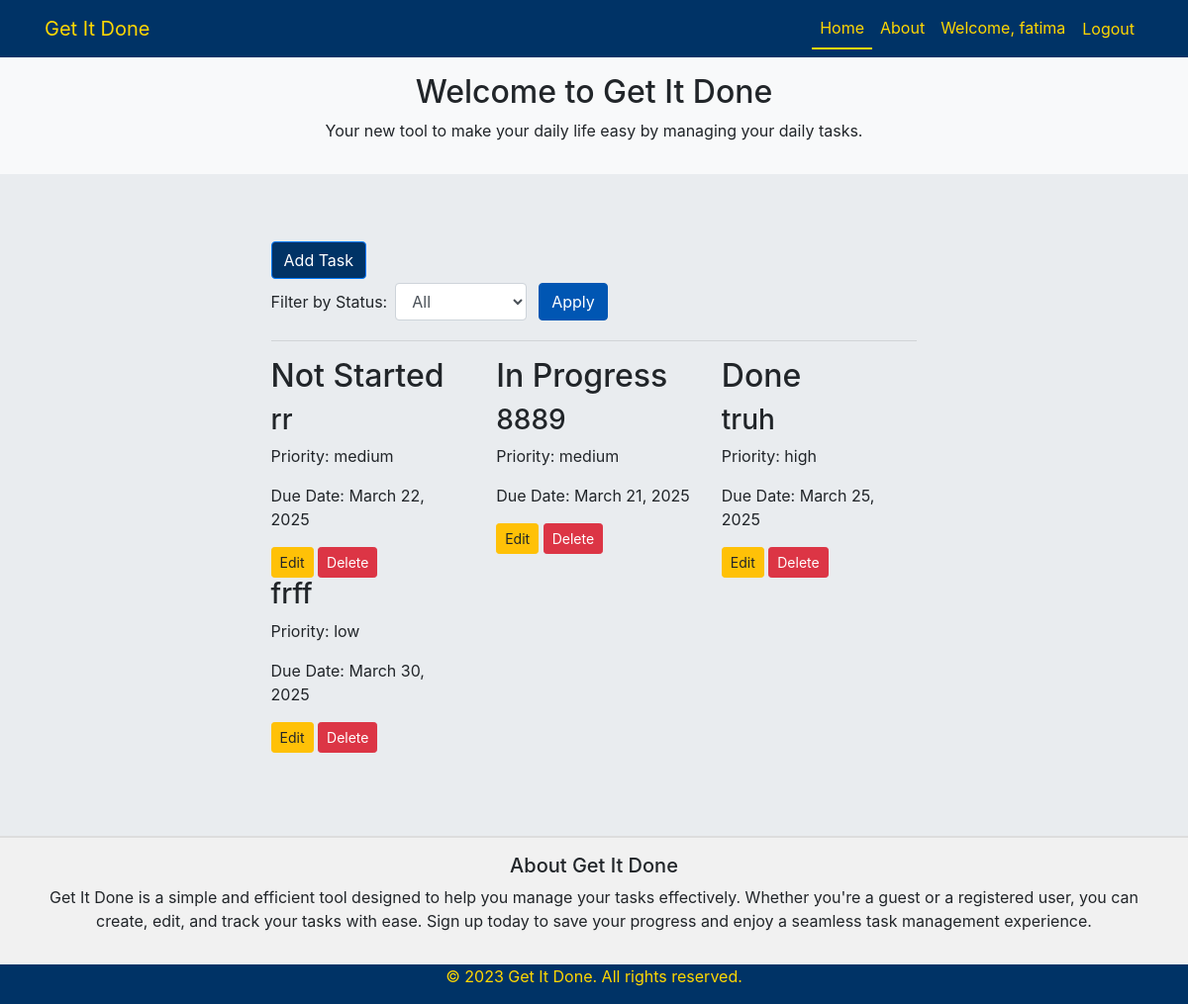
The app's page / (signed in) with its own data.
### tasks/models.py (models this page shows, shortened)
class Task(models.Model):
    PRIORITY_CHOICES = [
        ('low', 'Low'),
        ('medium', 'Medium'),
        ('high', 'High'),
    ]
    STATUS_CHOICES = [
        ('not_started', 'Not Started'),
        ('in_progress', 'In Progress'),
        ('done', 'Done'),
    ]
    title = models.CharField(max_length=255)
    description = models.TextField()
    user = models.ForeignKey(User, on_delete=models.CASCADE, null=True, blank=True)
    priority = models.CharField(max_length=50, choices=PRIORITY_CHOICES)
    status = models.CharField(max_length=50, choices=STATUS_CHOICES)
    due_date = models.DateField()
    created_at = models.DateTimeField(auto_now_add=True)

### tasks/views.py (the view, shortened to what this page needs)
# urls.py: path('', views.home_view, name='home'),
def home_view(request):
    if request.user.is_authenticated:
        priority = request.GET.get('priority')
        status_filter = request.GET.get('status_filter')
        tasks = Task.objects.filter(user=request.user)
        if priority:
            tasks = tasks.filter(priority=priority)
        if status_filter:
            tasks = tasks.filter(status=status_filter)
        tasks = tasks.order_by('-priority', 'status')  # Order by priority in descending order and status
        guest_tasks = []
    return render(request, 'tasks/home.html', {'tasks': tasks, 'guest_tasks': guest_tasks})

### tasks/templates/tasks/home.html (shortened to what this page needs)
{% extends 'tasks/base.html' %}
{% block content %}
<div class="kanban-wrapper center-content" style="padding: 20px;">
    <div class="kanban-header">
        <a href="{% url 'create_task' %}" class="btn btn-primary btn-add-task" aria-label="Add Task" style="background-color: #003366;">Add Task</a>
        <form method="get" action=".">
            <div class="form-inline">
                <label for="status_filter" class="mr-2">Filter by Status:</label>
                <select name="status_filter" id="status_filter" class="form-control mr-2" aria-label="Filter by Status">
                    <option value="">All</option>
                </select>
                <button type="submit" class="btn btn-navbar btn-custom" aria-label="Apply Filter">Apply</button>
            </div>
        </form>
    </div>
    <hr>
    <section class="kanban-board row" aria-label="Kanban Board">
        {% if user.is_authenticated %}
            <article class="kanban-column col-md-4" id="not-started" aria-labelledby="not-started-header">
                <header>
                    <h2 id="not-started-header">Not Started</h2>
                </header>
                {% for task in tasks %}
                    {% if task.status == 'not_started' %}
                        <div class="kanban-card draggable" draggable="true" data-task-id="{{ task.id }}" aria-label="Task {{ task.title }}">
                            <h3>{{ task.title }}</h3>
                            <p>Priority: {{ task.priority }}</p>
                            <p>Due Date: {{ task.due_date }}</p>
                            <div>
                                <a href="{% url 'edit_task' task.id %}" class="btn btn-sm btn-warning" aria-label="Edit Task">Edit</a>
                                <a href="{% url 'delete_task' task.id %}" class="btn btn-sm btn-danger delete-button" data-task-id="{{ task.id }}" aria-label="Delete Task">Delete</a>
                            </div>
                        </div>
                    {% endif %}
                {% endfor %}
            </article>
            <article class="kanban-column col-md-4" id="in-progress" aria-labelledby="in-progress-header">
                <header>
                    <h2 id="in-progress-header">In Progress</h2>
                </header>
                {% for task in tasks %}
                    {% if task.status == 'in_progress' %}
                        <div class="kanban-card draggable" draggable="true" data-task-id="{{ task.id }}" aria-label="Task {{ task.title }}">
                            <h3>{{ task.title }}</h3>
                            <p>Priority: {{ task.priority }}</p>
                            <p>Due Date: {{ task.due_date }}</p>
                            <div>
                                <a href="{% url 'edit_task' task.id %}" class="btn btn-sm btn-warning" aria-label="Edit Task">Edit</a>
                                <a href="{% url 'delete_task' task.id %}" class="btn btn-sm btn-danger delete-button" data-task-id="{{ task.id }}" aria-label="Delete Task">Delete</a>
                            </div>
                        </div>
                    {% endif %}
                {% endfor %}
            </article>
            <article class="kanban-column col-md-4" id="done" aria-labelledby="done-header">
                <header>
                    <h2 id="done-header">Done</h2>
                </header>
                {% for task in tasks %}
                    {% if task.status == 'done' %}
                        <div class="kanban-card draggable" draggable="true" data-task-id="{{ task.id }}" aria-label="Task {{ task.title }}">
                            <h3>{{ task.title }}</h3>
                            <p>Priority: {{ task.priority }}</p>
                            <p>Due Date: {{ task.due_date }}</p>
                            <div>
                                <a href="{% url 'edit_task' task.id %}" class="btn btn-sm btn-warning" aria-label="Edit Task">Edit</a>
                                <a href="{% url 'delete_task' task.id %}" class="btn btn-sm btn-danger delete-button" data-task-id="{{ task.id }}" aria-label="Delete Task">Delete</a>
                            </div>
                        </div>
                    {% endif %}
                {% endfor %}
            </article>
        {% endif %}
    </section>
</div>
{% endblock %}

### tasks/templates/tasks/base.html (shortened to what this page needs)
{% load static %}
<!DOCTYPE html>
<html lang="en">
<head>
    <link href="https://stackpath.bootstrapcdn.com/bootstrap/4.5.2/css/bootstrap.min.css" rel="stylesheet">
    <link rel="stylesheet" href="https://code.jquery.com/ui/1.12.1/themes/base/jquery-ui.css">
    <link rel="stylesheet" href="{% static 'css/styles.css' %}">
</head>
<body class="d-flex flex-column min-vh-100">
    <header>
        <nav class="navbar navbar-expand-lg navbar-dark" style="background-color: #003366;">
            <div class="container">
                <a class="navbar-brand" href="{% url 'home' %}">Get It Done</a>
                <div class="collapse navbar-collapse" id="navbarNav">
                    <ul class="navbar-nav ml-auto">
                        <li class="nav-item">
                            <a class="nav-link {% if request.resolver_match.url_name == 'home' %}active{% endif %}" href="{% url 'home' %}">Home</a>
                        </li>
                        <li class="nav-item">
                            <a class="nav-link" href="#about" id="about-link">About</a>
                        </li>
                        {% if user.is_authenticated %}
                            <li class="nav-item">
                                <a class="nav-link" href="#">Welcome, {{ user.username }}</a>
                            </li>
                            <li class="nav-item">
                                <form method="post" action="{% url 'logout' %}" style="display: inline;">
                                    <button type="submit" class="nav-link btn btn-link text-white">Logout</button>
                                </form>
                            </li>
                        {% endif %}
                    </ul>
                </div>
            </div>
        </nav>
    </header>
    <section id="hero" class="container-fluid bg-light py-3 d-flex align-items-center justify-content-center" style="background-color: #f1f1f1;">
        <div class="container text-center">
            <h2>Welcome to Get It Done</h2>
            <p>Your new tool to make your daily life easy by managing your daily tasks.</p>
        </div>
    </section>
    <main class="container center-content flex-grow-1 my-5 d-flex justify-content-center align-items-center">
        {% block content %}{% endblock %}
    </main>
    <section id="about" class="about-section mt-3 py-3 text-center" style="background-color: #f1f1f1; border-top: 2px solid #ddd;">
        <div class="container">
            <h5>About Get It Done</h5>
            <p>Get It Done is a simple and efficient tool designed to help you manage your tasks effectively. Whether you're a guest or a registered user, you can create, edit, and track your tasks with ease. Sign up today to save your progress and enjoy a seamless task management experience.</p>
        </div>
    </section>
    <footer class="footer">
        <div class="container">
            <p class="text-center">© 2023 Get It Done. All rights reserved.</p>
        </div>
    </footer>
</body>
</html>

### tasks/static/css/styles.css (style rules this page uses)
body { background-color: #e9ecef; }
.nav-link { color: #ffd700 !important; }
.nav-link.active { border-bottom: 2px solid #ffd700; color: #ffd700; }
.navbar-brand { color: #ffd700 !important; }
.footer { color: #ffd700; background-color: #003366; }
.nav-link { color: #ffd700; }
.btn-custom { width: auto; padding: 0.375rem 0.75rem; display: inline-block; margin: 0.25rem; border-radius: 0.25rem; transition: background-color 0.3s, color 0.3s; }
.btn-warning { background-color: #ffc107; border-color: #ffc107; }
.btn-danger { background-color: #dc3545; border-color: #dc3545; }
.btn-navbar { background-color: #0056b3; color: #ffffff; border-color: #0056b3; }
.btn-add-task { background-color: #003366; color: #ffffff; }

### records on screen
Task: title "rr", priority "medium", due_date "March 22, 2025"
Task: title "frff", priority "low", due_date "March 30, 2025"
Task: title "8889", priority "medium", due_date "March 21, 2025"
Task: title "truh", priority "high", due_date "March 25, 2025"

### other values on screen
{{ user.username }} "fatima"
